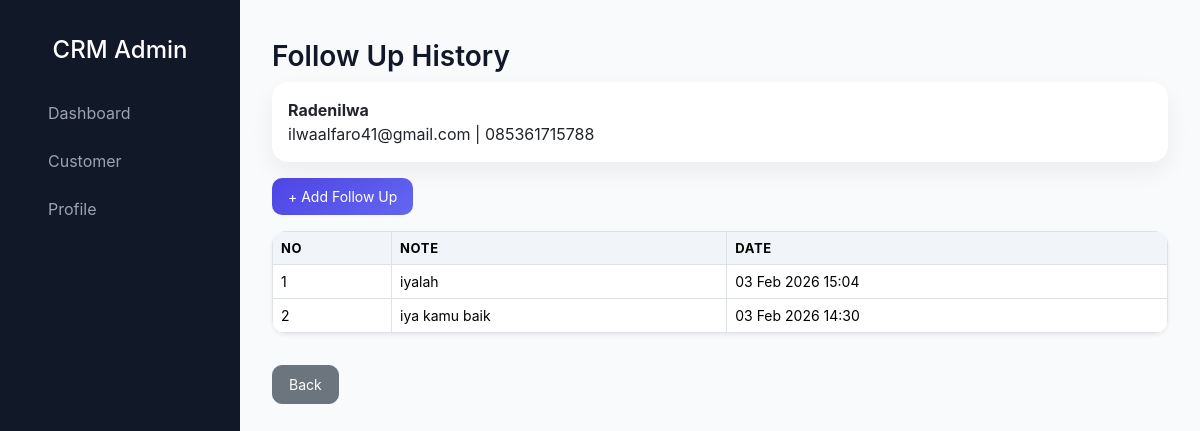
/admin/followup/history.php?customer_id=5 (signed in), run on the app's committed database.
### tables this page shows
CREATE TABLE `customers` (
  `id` int(11) NOT NULL,
  `name` varchar(100) DEFAULT NULL,
  `email` varchar(100) DEFAULT NULL,
  `phone` varchar(20) DEFAULT NULL,
  `status` enum('New','Follow Up','Closed') DEFAULT 'New',
  `notes` text DEFAULT NULL,
  `created_at` timestamp NOT NULL DEFAULT current_timestamp()
);

CREATE TABLE `followups` (
  `id` int(11) NOT NULL,
  `customer_id` int(11) DEFAULT NULL,
  `note` text DEFAULT NULL,
  `created_at` timestamp NOT NULL DEFAULT current_timestamp()
);

### admin/followup/history.php (the view, shortened to what this page needs)
<?php
include '../../config/database.php';
$customer_id = $_GET['customer_id'];
$customer = mysqli_fetch_assoc(
  mysqli_query($conn, "SELECT * FROM customers WHERE id='$customer_id'")
);
$followups = mysqli_query($conn,
  "SELECT * FROM followups
   WHERE customer_id='$customer_id'
   ORDER BY id DESC"
);
?>
<link rel="stylesheet" href="../../assets/css/style.css">
<?php include '../../includes/header.php'; ?>
<?php include '../../includes/sidebar.php'; ?>
<div class="main-content">
  <h3>Follow Up History</h3>
  <div class="card mb-3">
    <div class="card-body">
      <strong><?= $customer['name']; ?></strong><br>
      <?= $customer['email']; ?> | <?= $customer['phone']; ?>
    </div>
  </div>
  <a href="add.php?customer_id=<?= $customer_id; ?>"
     class="btn btn-primary mb-3">
     + Add Follow Up
  </a>
  <table class="table table-bordered bg-white shadow-sm">
    <thead>
      <tr>
        <th>No</th>
        <th>Note</th>
        <th>Date</th>
      </tr>
    </thead>
    <tbody>
      <?php $no=1; while($row = mysqli_fetch_assoc($followups)) : ?>
      <tr>
        <td><?= $no++; ?></td>
        <td><?= $row['note']; ?></td>
        <td><?= date('d M Y H:i', strtotime($row['created_at'])); ?></td>
      </tr>
      <?php endwhile; ?>
    </tbody>
  </table>
  <a href="../customer/index.php" class="btn btn-secondary mt-3">Back</a>
</div>
<?php include '../../includes/footer.php'; ?>

### assets/css/style.css (style rules this page uses)
body { font-family: 'Inter', system-ui, sans-serif; background: #f8fafc; color: #111827; }
.main-content { margin-left: 220px; padding: 30px; }
.card { border: none; border-radius: 12px; }
.table th { background: #f1f5f9; }
.btn { border-radius: 8px; }
:root { --primary: #4f46e5; --secondary: #6366f1; --dark: #111827; --light: #f9fafb; --gray: #6b7280; --card: #ffffff; }
* { box-sizing: border-box; }
.main-content { margin-left: 240px; padding: 32px; }
h2, h3 { font-weight: 600; margin-bottom: 8px; }
.card { background: var(--card); border: none; border-radius: 16px; box-shadow: 0 10px 25px rgba(0,0,0,0.06); transition: transform 0.2s ease, box-shadow 0.2s ease; }
.table { border-radius: 14px; overflow: hidden; }
.table th { background: #f1f5f9; font-size: 13px; text-transform: uppercase; letter-spacing: 0.05em; }
.table td { vertical-align: middle; font-size: 14px; }
.btn { border-radius: 10px; font-size: 14px; padding: 8px 16px; transition: all 0.2s ease; }
.btn-primary { background: linear-gradient(135deg, var(--primary), var(--secondary)); border: none; }
.main-content { margin-left: 240px; padding: 32px; padding-top: 40px; }

### data on the page
customers: name "Radenilwa", email "ilwaalfaro41@gmail.com", phone "085361715788"
followups: note "iyalah", created_at "03 Feb 2026 15:04"
followups: note "iya kamu baik", created_at "03 Feb 2026 14:30"
